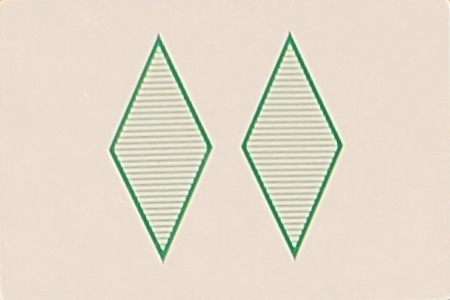
#> input picture image-data/set-game-cards/setgame5/green-double-stripes-diamond.jpg, 450 x 300 px; its folder holds 4 pictures in this run
$ python classify_card.py image-data/set-game-cards/setgame5/green-double-stripes-diamond.jpg
#> lines starting #> are read from the running program, lines starting #| are printed output that depends on the picture; after the words box and inside, x2 and y2 are one past the last pixel; in counts of white or black regions, pixels touching at a corner belong together; pictures that were not available may be replaced by others from this repository, and a replacement may not be noted
### extract_shapes.py
#!/usr/bin/env python
"""Find shapes in a card image."""

import os
import sys
import cv2
import numpy as np
from common import (
    SHAPES_OUT_DIR,
    display_im,
    write_im,
    clean_make_dir,
    rectify,
    scale_points,
)

# min channel cutoff for the threshold filter
THRESH_MIN = 180

OUT_WIDTH = 100
OUT_HEIGHT = 200


def extract_shapes_from_im(
    card_im, out_w=OUT_WIDTH, out_h=OUT_HEIGHT, display_shapes=False
):
    orig_im = card_im
    im = cv2.cvtColor(orig_im, cv2.COLOR_BGR2GRAY)
    blur = cv2.GaussianBlur(im, (1, 1), 1000)
    flag, thresh = cv2.threshold(blur, THRESH_MIN, 255, cv2.THRESH_BINARY)

    # invert, otherwise RETR_EXTERNAL makes the whole card the largest contour
    thresh = cv2.bitwise_not(thresh)

    # `image` is the thrown away value
    contours, hierarchy = cv2.findContours(
        thresh, cv2.RETR_EXTERNAL, cv2.CHAIN_APPROX_SIMPLE
    )

    # sort contours by largest volume
    contours = sorted(contours, key=cv2.contourArea, reverse=True)

    shapes = []
    for i in range(min(3, len(contours))):
        rectangle = cv2.minAreaRect(contours[i])
        corners = cv2.boxPoints(rectangle)
        corners = rectify(corners, portrait=True)
        corners = scale_points(corners, 1.15)

        # writes dots for corners of bounding boxes on original image
        # for point in corner:
        # cv2.circle(orig_im, (point[0], point[1]), 0, (0,0,255), im.shape[0]/50)

        # create an image of just the shape
        h = np.array(
            [[0, 0], [out_w - 1, 0], [out_w - 1, out_h - 1], [0, out_h - 1]], np.float32
        )
        transform = cv2.getPerspectiveTransform(corners, h)
        warp = cv2.warpPerspective(orig_im, transform, (out_w, out_h))
        if display_shapes:
            display_im(warp)
        shapes.append(warp)

    return shapes


# [34 lines left out: functions extract_shapes_from_file, write_shape_with_label, main, not called in this run]


# [2 lines that do not run on import are left out]

### common.py
#!/usr/bin/env python
"""Common constants/functions shared between modules."""

import os
import shutil
import cv2
import numpy as np


#############
# Constants #
#############

CARD_FINDER_OUT_DIR = "finder-out"
PROCESS_CARD_OUT_DIR = "process-out"
SHAPES_OUT_DIR = "shapes-out"
SOLVE_OUT = "solve-out"

IM_DATA_DIR = "image-data"

# sample images of set games
SET_GAMES_DIR = os.path.join(IM_DATA_DIR, "set-games")

# individual card images from these games cut out and labeled
SET_GAME_CARDS_DIR = os.path.join(IM_DATA_DIR, "set-game-cards")

GAME_FILE_FMT = os.path.join(SET_GAMES_DIR, "setgame{}.jpg")

# all cards labeled
ALL_CARDS_LABELED_DIR = os.path.join(IM_DATA_DIR, "all-cards", "labeled")
ALL_SHAPES_DIR = os.path.join(IM_DATA_DIR, "all-shapes")

# the 4 possible attributes of a card
CARD_ATTRS = {
    "color": ["red", "green", "purple"],
    "number": ["single", "double", "triple"],
    "shade": ["solid", "stripes", "outline"],
    "shape": ["diamond", "squiggle", "capsule"],
}

# size of stored card images
CARD_WIDTH = 450
CARD_HEIGHT = 300


#############
# Functions #
#############


def game_img_filename(n):
    return GAME_FILE_FMT.format(n)


# [4 lines left out: function clean_make_dir, not called in this run]


def write_im(im, filename, out_dir=PROCESS_CARD_OUT_DIR, print_path=False):
    if not os.path.exists(out_dir):
        os.mkdir(out_dir)
    """Write image to given path and filename."""
    out_path = os.path.join(out_dir, filename)
    cv2.imwrite(out_path, im)
    if print_path:
        print(out_path)
    return out_path


# [10 lines left out: function display_im, not called in this run]


def jpgs_in_dir(dir):
    return [f for f in os.listdir(dir) if f[-4:] == ".jpg"]


def mean(ns):
    return sum(ns) / (len(ns) or 1)


def median(ns):
    return ns[len(ns) // 2]


# [14 lines left out: function shrink, not called in this run]


def rectify(h, portrait=False):
    """Ensure the 4 points for each card we find have identical ordering."""
    h = h.reshape((4, 2))
    hnew = np.zeros((4, 2), dtype=np.float32)

    # crude auto rotation to put all cards in landscape orientation
    # will not do well with warped perspective, birds-eye only
    xs = [p[0] for p in h]
    ys = [p[1] for p in h]
    width = max(xs) - min(xs)
    height = max(ys) - min(ys)

    # rotates the points based on whether we want portrait or landscape output,
    # and simple check of height > width to determine orientation of original
    correct_orientation = (height > width) if portrait else (not height > width)
    top_l, top_r, bot_r, bot_l = (0, 2, 1, 3) if correct_orientation else (1, 3, 2, 0)

    # point order is clockwise from top left
    add = h.sum(1)
    hnew[top_l] = h[np.argmin(add)]
    hnew[top_r] = h[np.argmax(add)]
    diff = np.diff(h, axis=1)
    hnew[bot_r] = h[np.argmin(diff)]
    hnew[bot_l] = h[np.argmax(diff)]

    return hnew


def scale_points(points, scale):
    """Scale a list of points outwards from the center. `scale` arg can either
  be an float or tuples of floats, for (xscale, yscale).
  """
    if type(scale) == tuple:
        xscale = scale[0]
        yscale = scale[1]
    else:
        xscale = scale
        yscale = scale

    # get center of points
    xs = [p[0] for p in points]
    ys = [p[1] for p in points]
    midx = max(xs) - ((max(xs) - min(xs)) / 2)
    midy = max(ys) - ((max(ys) - min(ys)) / 2)

    # push points outward
    for point in points:
        x = point[0]
        y = point[1]
        xdist = x - midx
        ydist = y - midy
        newx = midx + xdist * xscale
        newy = midy + ydist * yscale
        point[0] = newx
        point[1] = newy
    return points


# [18 lines left out: functions label_to_dict, keypoints_card, not called in this run]

### process_card.py
#!/usr/bin/env python
"""Process a card image to make it easier to match an unlabeled card to
the correct labeled card."""

import os
import sys
import cv2
import numpy as np
from common import PROCESS_CARD_OUT_DIR, write_im, display_im, shrink

from vendor import noteshrink

PROCESSED_CARD_FILENAME = "processed.jpg"


def to_pil(cv2_im):
    pass


def to_cv2(pil_im):
    pass


# [9 lines left out: function blur_card, not called in this run]


def noteshrink_card_from_im(card_im):
    # TODO make this not have to write to file
    tmp_file = write_im(card_im, "tmp.jpg")
    noteshrunk_file = noteshrink_card_from_file(tmp_file)
    noteshrunk_im = cv2.imread(noteshrunk_file, 1)
    os.remove(noteshrunk_file)
    return noteshrunk_im


def noteshrink_card_from_file(card_filename, shrink_max_dim=120):
    img, dpi = noteshrink.load(card_filename)
    img = shrink(img, max_dim=shrink_max_dim)
    options = noteshrink.get_argument_parser(
        # hack to give a required argument from outside sys.argv
        filenames=[card_filename]
    ).parse_args()
    options.num_colors = 2
    options.white_bg = True
    options.quiet = True

    if img is None:
        return

    output_filename = "%s.out.png" % (card_filename)

    samples = noteshrink.sample_pixels(img, options)
    palette = noteshrink.get_palette(samples, options)

    labels = noteshrink.apply_palette(img, palette, options)

    noteshrink.save(output_filename, labels, palette, dpi, options)
    return output_filename


# [13 lines left out: functions process_card, main, not called in this run]
        # TODO cannot currently write bc noteshrink does not return a cv2 image
        # write_im(processed_card, PROCESSED_CARD_FILENAME, PROCESS_CARD_OUT_DIR)


# [2 lines that do not run on import are left out]

### classify_card.py
#!/usr/bin/env python
"""Classify a SET card image's color, shape, shade, number."""

import os
import sys
import cv2
from extract_shapes import extract_shapes_from_im
from label_all_cards import manually_label_card
from process_card import noteshrink_card_from_im
from common import ALL_SHAPES_DIR, mean, jpgs_in_dir
from vendor.noteshrink import CannotGetPalette


def orb_score(shape_to_find, cv_im, canny=False, min_match_ct=10, thresh_min=100):
    """Use ORB to get a match score for image file shape_to_find and cv_im."""
    img1 = cv2.imread(shape_to_find, 0)
    img2 = cv2.cvtColor(cv_im, cv2.COLOR_BGR2GRAY)

    if canny:
        img1 = cv2.Canny(img1, 100, 200)
        img2 = cv2.Canny(img2, 100, 200)

    orb = cv2.ORB_create()
    orb.setEdgeThreshold(5)

    kp1, des1 = orb.detectAndCompute(img1, None)
    kp2, des2 = orb.detectAndCompute(img2, None)

    if des2 is None:
        return

    # create BFMatcher object
    bf = cv2.BFMatcher(cv2.NORM_HAMMING, crossCheck=True)
    # Match descriptors.
    matches = bf.match(des1, des2)
    # Sort them in the order of their distance.
    matches = sorted(matches, key=lambda x: x.distance)

    ret = sum([m.distance for m in matches[:min_match_ct]])

    return ret


def get_best_orb_matches(card_im, shapes_dir=ALL_SHAPES_DIR, canny=False):
    """Test card image against all shapes in shapes_dir, and return tuples
  (score, label) for the best matches.
  """
    shapes = jpgs_in_dir(shapes_dir)

    segments = extract_shapes_from_im(card_im)
    ret = []

    for segment in segments:
        possibles = []
        for shape in shapes:
            shape_file = os.path.join(shapes_dir, shape)
            score = orb_score(shape_file, segment, canny=canny)
            if score:
                possibles.append((score, shape))

        possibles.sort()
        if possibles:
            ret.append(possibles[0])

    ret.sort()
    return ret


def pixels_mean(pixels):
    """Input is a list of (R,G,B) tuples, output is the average (R,G,B) value."""
    rs = [p[0] for p in pixels]
    gs = [p[1] for p in pixels]
    bs = [p[2] for p in pixels]
    return (mean(rs), mean(gs), mean(bs))


def shape_rgb(card_im):
    """Returns a tuple (R,G,B) of the average value of all non-white pixels
  after noteshrinking (which converts near-white to white).
  """
    shrunk_im = noteshrink_card_from_im(card_im)

    # remove white pixels
    non_whites = []
    for row in shrunk_im:
        for pixel in row:
            if sum(pixel) < 255 * 3:
                non_whites.append(pixel)
    return pixels_mean(non_whites)


def color_diff(rgb1, rgb2):
    """Compute diff in two pixel's colors (R,G,B tuples)."""
    return sum([abs(rgb1[i] - rgb2[i]) for i in range(len(rgb1))])


def classify_color(card_im):
    try:
        unclassified_rgb = shape_rgb(card_im)
    except CannotGetPalette:
        # handled upstream
        return ""

    # precomputed in avg_colors.py
    color_avgs = {"red": (0, 34, 226), "green": (64, 123, 0), "purple": (89, 0, 76)}

    dists = {
        color: color_diff(color_avgs[color], unclassified_rgb) for color in color_avgs
    }

    return min(dists, key=dists.get)


def classify_number_from_shapes(shapes):
    num_shapes = len(shapes)
    return ["", "single", "double", "triple"][num_shapes]


def classify_card_from_im(card_im):
    """Classify the card's attributes, returning a label like
  red-triple-outline-squiggle.jpg."""
    shapes = get_best_orb_matches(card_im, canny=True)
    shades = get_best_orb_matches(card_im)
    color = classify_color(card_im)
    number = classify_number_from_shapes(shapes)

    if any([(not attr) for attr in (shapes, shades, color, number)]):
        print(
            "Could not classify at least one of the attributes of this card. "
            "Please enter the attribute labels manually."
        )
        color, number, shade, shape = manually_label_card(card_im)
    else:
        ret = shapes[0][1]
        _, _, _, shape = ret.split("-")

        ret = shades[0][1]
        _, _, shade, _ = ret.split("-")

    return "-".join([color, number, shade, shape])


def classify_card_from_file(card_file_to_classify):
    card_im = cv2.imread(card_file_to_classify)
    return classify_card_from_im(card_im)


def main():
    card_file_to_classify = sys.argv[1]
    classified_card = classify_card_from_file(card_file_to_classify)
#> in classify_card_from_file, card_im is the input picture: shape (300, 450, 3); mean B, G, R 203.2, 218.2, 227.5
#> in extract_shapes_from_im, `im = cv2.cvtColor(orig_im, cv2.COLOR_BGR2GRAY)`:
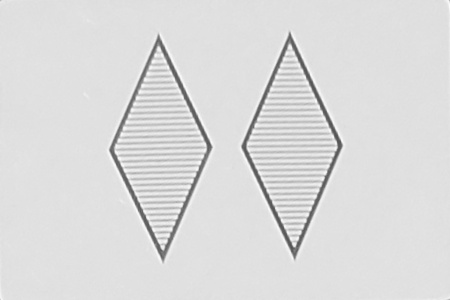
#> im: shape (300, 450); min 80, max 252, mean 219.4
#> in extract_shapes_from_im, `flag, thresh = cv2.threshold(blur, THRESH_MIN, 255, cv2.THRESH_BINARY)`:
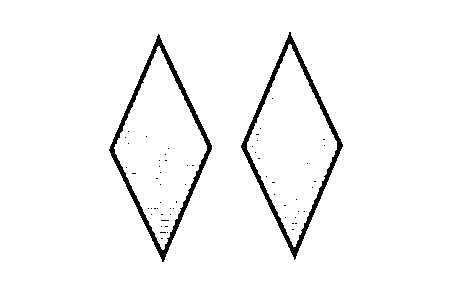
#> thresh: shape (300, 450); 96.8% white; 60 black regions (58 under 20 px), largest, box (x1, y1, x2, y2) and area: (109, 34, 212, 262) 2143, (241, 32, 343, 260) 2134
#> in extract_shapes_from_im, `flag, thresh = cv2.threshold(blur, THRESH_MIN, 255, cv2.THRESH_BINARY)`: flag = 180
#> in extract_shapes_from_im, `thresh = cv2.bitwise_not(thresh)`: thresh: shape (300, 450); 3.2% white; 60 white regions (58 under 20 px)
#> in extract_shapes_from_im, `contours, hierarchy = cv2.findContours( thresh, cv2.RETR_EXTERNAL, cv2..`: contours = 2 contours; box (x1, y1, x2, y2) and area: (109, 34, 212, 262) 11610, (241, 32, 343, 260) 11388
#> the loop in extract_shapes_from_im, `for i in range(min(3, len(contours))):` made 2 passes
#> (rectangle, corners, h, width in rectify, height in rectify) on pass 1: (((160.4, 147.7), (207.2, 94.17), -66.86), [[157.8, 33.9], [244.4, 70.9], [163, 261.4], [76.37, 224.4]], [[0, 0], [99, 0], [99, 199], [0, 199]], 168, 227.5)
#> (rectangle, width in rectify, height in rectify, correct_orientation in rectify, top_l in rectify) on pass 2: (((291.6, 145.4), (93.09, 207.8), -25.05), 172.3, 227.6, True, 0)
#> pass 1, in extract_shapes_from_im, `warp = cv2.warpPerspective(orig_im, transform, (out_w, out_h))`:
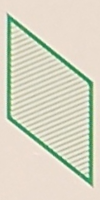
#> warp: shape (200, 100, 3); mean B, G, R 195.8, 214.2, 215.8
#> pass 2, in extract_shapes_from_im, `warp = cv2.warpPerspective(orig_im, transform, (out_w, out_h))`:
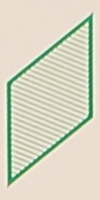
#> warp: shape (200, 100, 3); mean B, G, R 195, 213.6, 214.9
#> after the loop in extract_shapes_from_im, `for i in range(min(3, len(contours))):`: shapes = 2 items
#> in orb_score, `img2 = cv2.cvtColor(cv_im, cv2.COLOR_BGR2GRAY)`:
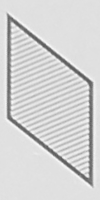
#> img2: shape (200, 100); min 88, max 250, mean 212.7
#> in orb_score, `img1 = cv2.Canny(img1, 100, 200)`:
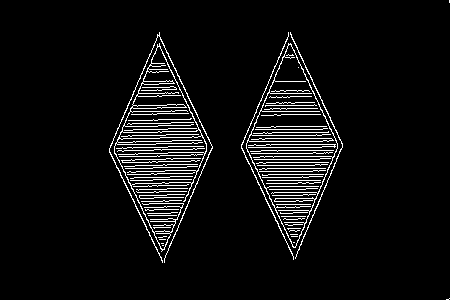
#> img1: shape (300, 450); 5.5% white in thin lines or dots, all inside (x1, y1, x2, y2) = (109, 0, 450, 300)
#> in orb_score, `img2 = cv2.Canny(img2, 100, 200)`:
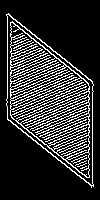
#> img2: shape (200, 100); 18.8% white in thin lines or dots, all inside (x1, y1, x2, y2) = (6, 13, 94, 188)
#> in orb_score, `kp1, des1 = orb.detectAndCompute(img1, None)`: kp1 = 500 keypoints; strongest (x, y, size): (137, 94, 31), (193, 118, 31), (275, 199, 31), (131, 108, 31)
#> in orb_score, `kp2, des2 = orb.detectAndCompute(img2, None)`: kp2 = 332 keypoints; strongest (x, y, size): (11, 22, 31), (88, 173, 31), (87, 83, 31), (81, 82, 31)
#> in orb_score, `matches = bf.match(des1, des2)`: matches = 107 matches
#> in orb_score, `ret = sum([m.distance for m in matches[:min_match_ct]])`: ret = 282
#> in classify_card_from_im, `shapes = get_best_orb_matches(card_im, canny=True)`: shapes = [(258, 'green-double-stripes-diamond.jpg'), (282, 'green-double-stripes-diamond.jpg')]
#> the loop in extract_shapes_from_im (call 2), `for i in range(min(3, len(contours))):` made 2 passes
#> in orb_score (call 3), `kp1, des1 = orb.detectAndCompute(img1, None)`: kp1 = 500 keypoints; strongest (x, y, size): (294, 245, 31), (294, 243, 44.6), (289, 47, 53.6), (161, 246, 44.6)
#> in orb_score (call 3), `kp2, des2 = orb.detectAndCompute(img2, None)`: kp2 = 295 keypoints; strongest (x, y, size): (86, 174, 44.6), (12, 24, 44.6), (86, 175, 53.6), (9, 17, 44.6)
#> in orb_score (call 3), `matches = bf.match(des1, des2)`: matches = 109 matches
#> in classify_card_from_im, `shades = get_best_orb_matches(card_im)`: shades = [(205, 'green-double-stripes-diamond.jpg'), (267, 'green-double-stripes-diamond.jpg')]
#> in noteshrink_card_from_im, `tmp_file = write_im(card_im, "tmp.jpg")`: tmp_file = 'process-out/tmp.jpg'
    print(classified_card)


if __name__ == "__main__":
#> (the run stopped early here; a loop or call above may not have finished)
